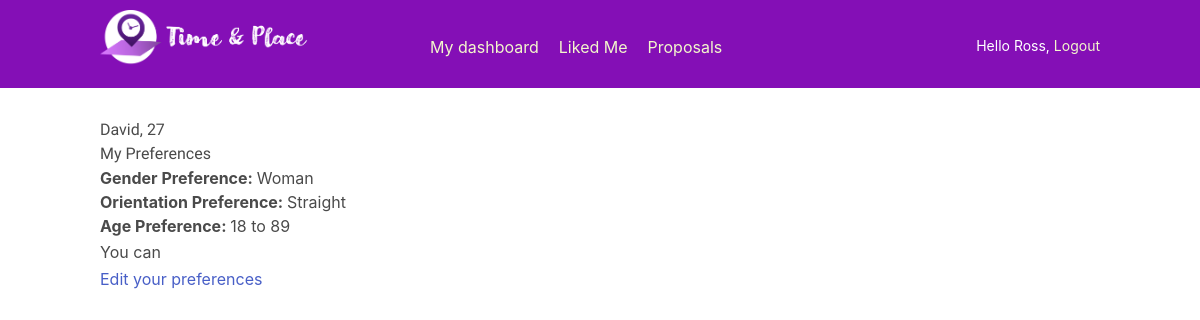
Before: /account/preferences/3/ (signed in) with the older database file.
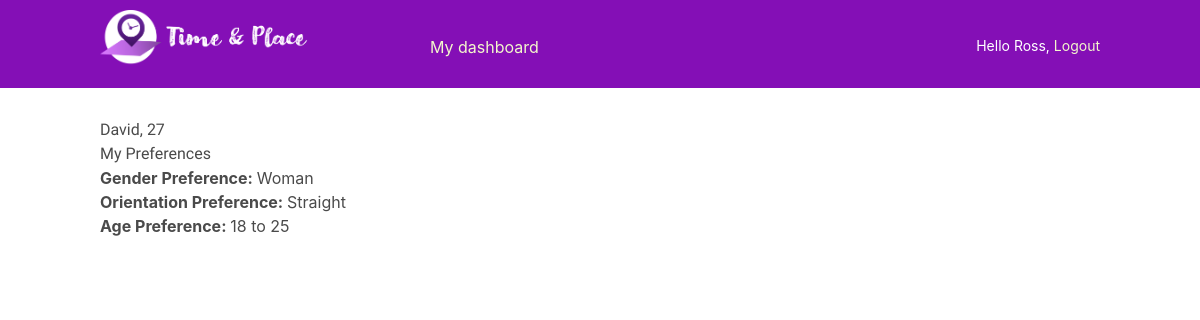
After: the same page with the newer database file.
### account/models.py (models this page shows, shortened)
class Profile(models.Model):
    user = models.OneToOneField(settings.AUTH_USER_MODEL,
                                on_delete=models.CASCADE)
    date_of_birth = models.DateField(blank=True, null=True, default=date.today())
    photo = models.ImageField(upload_to='users/%Y/%m/%d/',
                        blank=True,
                        default='users/default/user-default.png')
    occupation = models.CharField(max_length = 50,blank=True, null=True)
    proposal_time = models.CharField(max_length = 50,blank=True, null=True)
    about_me = models.CharField(max_length = 100,blank=True, null=True)
    gender_choices = (('Woman', 'Woman'), ('Man', 'Man'), ('Transgender', 'Transgender'), ('Non-binary', 'Non-binary'))
    gender_identity = models.CharField(max_length = 15, choices = gender_choices, blank = True, default="N/A")
    orientation_choices = (('Lesbian', 'Lesbian'), ('Gay', 'Gay'), ('Bisexual', 'Bisexual'), ('Queer', 'Queer'), ('Asexual', 'Asexual'), ('Straight', 'Straight'),('Other', 'Other'))
    sexual_orientation = models.CharField(max_length = 15, choices = orientation_choices, blank = True, default="N/A")
    age_preference_min = models.IntegerField(blank=True, null=True)
    age_preference_max = models.IntegerField(blank=True, null=True)
    gender_preference = models.CharField(max_length = 15, choices = gender_choices, blank = True)
    orientation_preference = models.CharField(max_length = 15, choices = orientation_choices, blank = True)
    boro = models.ForeignKey(Boro,on_delete=models.SET_NULL, blank=True, null=True)
    cusine = models.ForeignKey(Cusine,on_delete=models.SET_NULL, blank=True, null=True)
    location_dropdown  = models.ForeignKey(newLocation,on_delete=models.SET_NULL, blank=True, null=True)
    likes = models.ManyToManyField(
        "self",
        related_name="liked_by",
        symmetrical=False,
        blank=True
    )
    hides = models.ManyToManyField(
        "self",
        related_name="hidden_by",
        symmetrical=False,
        blank=True
    )
    declines = models.ManyToManyField(
        "self",
        related_name="declined_by",
        symmetrical=False,
        blank=True
    )
    matches = models.ManyToManyField(
        "self",
        related_name="matched_with",
        symmetrical=False,
        blank=True
    )
    @property
    def calc_age(self):
        today = date.today()
        return today.year - self.date_of_birth.year - ((today.month, today.day) < (self.date_of_birth.month, self.date_of_birth.day))

### account/views.py (the view)
# urls.py: path('preferences/<int:pk>/', views.preferences, name="preferences"),
@login_required
def preferences(request, pk):
    profile = Profile.objects.get(user_id=pk)
    return render(request,
                    "profile/preferences.html",
                    {"profile": profile})

### account/templates/profile/preferences.html
{% extends 'base.html' %}
{% block content %}
<h2>
    {{ profile.user.first_name }}, {{ profile.calc_age }}
</h2>
<h4>
    My Preferences
</h4>
<b>Gender Preference: </b> {{ profile.gender_preference }}
<br>
<b>Orientation Preference: </b> {{ profile.orientation_preference }}
<br>
<b>Age Preference: </b> {{ profile.age_preference_min }} to {{ profile.age_preference_max }}
<br>
{%if not profile.matches.exists %}
<p>You can
    <ul>
      <li>
        <a href="{% url "edit_preferences" %}">Edit your preferences</a>
      </li>
    </ul>
  {% endif %}
{% endblock content %}

### account/templates/base.html (shortened to what this page needs)
{% load static %}
<!DOCTYPE html>
<html>
<head>
    <link href="{% static "account/base.css" %}" rel="stylesheet">
</head>
<link rel="stylesheet"
href="https://cdn.jsdelivr.net/npm/bulma@0.9.3/css/bulma.min.css">
<body>
    <div id="header">
        <span class="logo">
            <a href="{% url 'main:index' %}">
                <img src="/static/account/nav_bar_logo.png"
                width = "220"
                height = "220"
                alt="logo" />
            </a>
        </span>
        <br>
        {% if request.user.is_authenticated %}
                <ul class="menu">
                    <li {% if section == "dashboard" %}class="selected"{% endif %}>
                    <a href="{% url "dashboard" %}">My dashboard</a>
                    </li>
                </ul>
        {% if not request.user.profile.matches.exists and not request.user.profile.matched_with.exists %}
                <ul class="menu">
                    <li {% if section == "like_me" %}class="selected"{% endif %}>
                        <a href=" {% url 'profile_liked_me' pk=request.user.id %}">Liked Me</a>
                    </li>
                    <li {% if section == "suggestions" %}class="selected"{% endif %}>
                        <a href="{% url "filter_profile_list" %}">Proposals</a>
                    </li>
                </ul>
                {% endif %}
            {% endif %}
                <span class="user">
                {% if request.user.is_authenticated %}
                    Hello {{ request.user.first_name }},
                    <a href="{% url "logout" %}">Logout</a>
                {% else %}
                    <a href="{% url "login" %}">Log-in</a>
                {% endif %}
        </span>
    </div>
    <div id="content">
    {% block content %}
    {% endblock %}
    </div>
</body>
</html>

Changed rows visible on the page:
changed Profile "Woman": age_preference_max "89" → "25"
Other visible differences:
text no longer shown: "Liked Me Proposals You can Edit your preferences"
